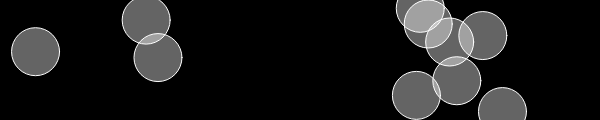
Frame 1 (no input)
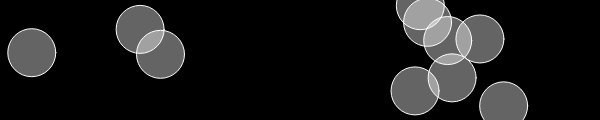
Frame 60 (no input)
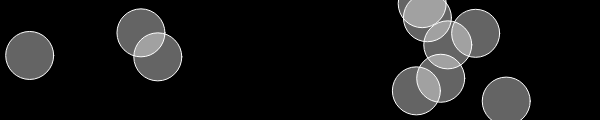
Frame 120 (the mouse pressed at the canvas centre since frame 60)

The p5.js sketch that drew these frames (run headless with seeded random() and noise() and a simulated clock; from frame 60 on, the mouse is pressed at the canvas centre):

// p5.js sketch
// ── sketch.js
/* 
Based on Dan Shiffman's video 6.7 p5.js clicking on objects
Code for video https://vimeo.com/channels/learningp5js/141919520
*/

var bubbles = [];

function setup() {
  createCanvas(600, 120);
  for (var i = 0; i < 10; i++) {
    var x = random(width);
    var y = random(height);
    bubbles.push(new Bubble(x, y));
  }
}

function mouseClicked() {
  for (var i = 0; i < bubbles.length; i++) {
    bubbles[i].clicked();
  }
}

function draw() {
  background(0);
  for (var i = 0; i < bubbles.length; i++) {
    bubbles[i].move();
    bubbles[i].display();
  }
}

/////
function Bubble(x, y) {
  this.x = x;
  this.y = y;
  this.col = color(255, 100);

  this.display = function() {
    stroke(255);
    fill(this.col);
    ellipse(this.x, this.y, 48, 48);
  }

  this.move = function() {
    this.x = this.x + random(-1, 1);
    this.y = this.y + random(-1, 1);

  }
  this.clicked = function() {
    var d = dist(mouseX, mouseY, this.x, this.y);
    if (d < 24) {
      this.col = color(255, 0, 200);
    }
  }

}
